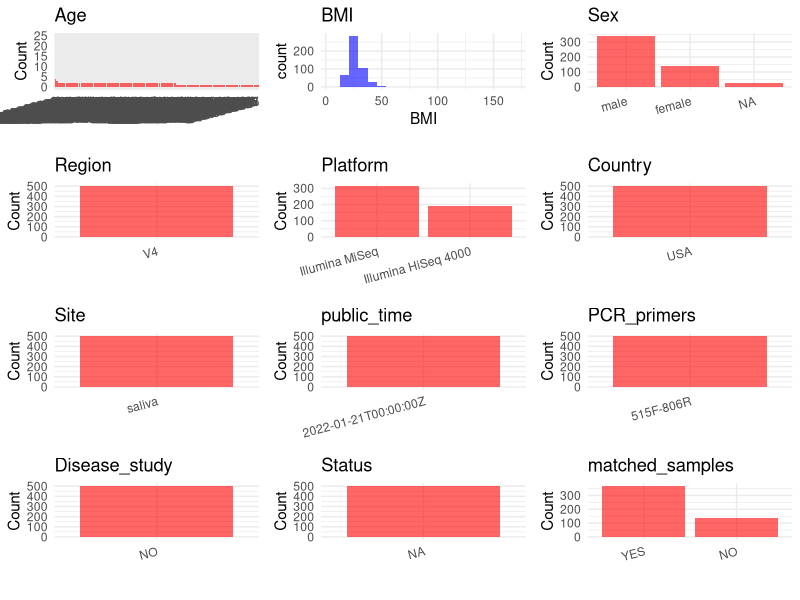

Generate this figure with R: (Note: this script raises an error after producing the figure.)
## ---- chunk 1
# Load necessary libraries
library(dplyr)
library(ggplot2)
library(cowplot)

# Set working directory (update this path to your local directory)
setwd("D:/metadata/PRJEB29169")

# Read the initial metadata files
initial_meta<-read.csv("SraRunTable.csv",header = T)

# Combine the two metadata files
#meta <- rbind(initial_meta, initial_meta1)

#Remove entries non-oral samples
#initial_meta <- subset(initial_meta, Organism == "human oral metagenome")


# Check the number of samples containing "HT" in Sample.Name (e.g., healthy controls)
#nrow(subset(meta, grepl("HT", Sample.Name)))

# Display the first few rows of the metadata
head(initial_meta)
## ---- chunk 2
# Create a uniform metadata dataframe
metadata <- data.frame(
  BioProject = initial_meta$BioProject,
  Run = initial_meta$Run,
  sample_name = initial_meta$Sample.Name,
  Age = initial_meta$host_age,
  BMI = initial_meta$BMI,
  Sex= initial_meta$sex,
  Region = "V4",
  Platform = initial_meta$Instrument,
  Country = initial_meta$geo_loc_name_country,
  Site = initial_meta$env_material,
  public_time = initial_meta$ReleaseDate,
  stringsAsFactors = FALSE
)
## ---- chunk 3
# Add information obtained from the publication
metadata$PCR_primers <- "515F-806R"
metadata$title <- "Establishing microbial composition measurement standards with reference frames"
metadata$Disease_study <- "NO"
# Assign disease status based on sample_name patterns
metadata$Status<-"NA"

#extract subject id by remove prefix of sample_name

metadata <- metadata %>%
  mutate(Sex = case_when(
    initial_meta$sex == "0" ~ "female",
    initial_meta$sex == "1" ~ "male"
  ))
keep_subjects <- unique(subset(metadata, Site == "saliva")$sample_name)
metadata <- subset(metadata, sample_name %in% keep_subjects)

sample_counts <- table(metadata$sample_name)

metadata$matched_samples <-
  ifelse(metadata$sample_name %in% names(sample_counts[sample_counts >= 2]),
         "YES", "NO")

cat("Subjects retained:", length(unique(metadata$sample_name)), "\n")
cat("Matched samples distribution:\n")
table(metadata$matched_samples)
cat("Sample distribution by Site:\n")
table(metadata$Site)
## ---- chunk 4
# Check the number of unique runs and sample names
print(paste("Number of unique runs:", length(unique(metadata$Run))))
print(paste("Number of unique sample names:", length(unique(metadata$sample_name))))
## ---- chunk 5
# Select columns for visualization
plot_data <- metadata %>%
  select(-BioProject, -Run, -sample_name, -title)

# Function to create simple plots for each column
create_simple_plots <- function(data) {
  plots <- list()
  
  for (col in colnames(data)) {
    # Check if the column is all NA
    if (all(is.na(data[[col]]))) {
      # Create an empty plot with text indicating all NA
      p <- ggplot() +
        annotate("text", x = 0.5, y = 0.5, label = "this column is NA", size = 6) +
        labs(title = col) +
        theme_void()
    } else if (is.numeric(data[[col]])) {
      # Numeric variable: histogram
      p <- ggplot(data, aes(x = .data[[col]])) +
        geom_histogram(fill = "blue", alpha = 0.6, bins = 20, na.rm = TRUE) +
        labs(title = col) +
        theme_minimal()
    } else {
      # Categorical variable: bar plot (remove NA values)
      count_data <- as.data.frame(table(data[[col]], useNA = "ifany"))
      p <- ggplot(count_data, aes(x = reorder(Var1, -Freq), y = Freq)) +
        geom_col(fill = "red", alpha = 0.6) +
        labs(title = col, x = NULL, y = "Count") +
        theme_minimal() +
        theme(axis.text.x = element_text(angle = 15, hjust = 1))
    }
    plots[[col]] <- p
  }
  
  return(plots)
}

# Generate and arrange plots
plots <- create_simple_plots(plot_data)
p<-plot_grid(plots$Age, 
          plots$BMI, 
          plots$Sex, 
          plots$Region, 
          plots$Platform, 
          plots$Country, 
          plots$Site,
          plots$public_time, 
          plots$PCR_primers,
          plots$Disease_study,
          plots$Status,
          plots$matched_samples,# add 
          ncol = 3, align = "hv", axis = "lb")
ggsave("Metadata_Summary.png", plot = p, width = 8, height = 6, dpi = 150)
## ---- chunk 6
knitr::include_graphics("metadata_summary.png")
## ---- chunk 7
# Reorder columns to match the desired format
metadata <- metadata[, c(
  "BioProject", "Run", "sample_name", "Age", "BMI", "Sex", 
  "Region", "Platform", "Country", "Site", "public_time", 
  "PCR_primers", "title", "Disease_study", "Status","matched_samples"
)]

# Export the uniform metadata to a CSV file
write.csv(metadata, file = "metadata.csv", quote = FALSE)
head(metadata)
